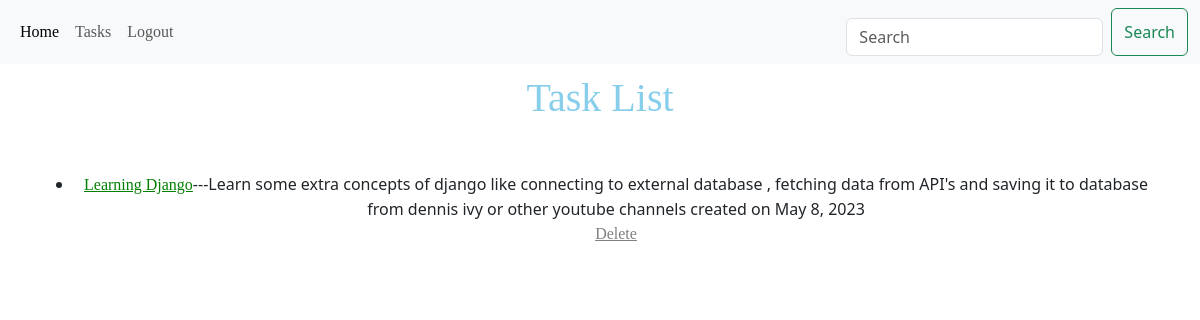
Before: /task/ (signed in) with the older database file.
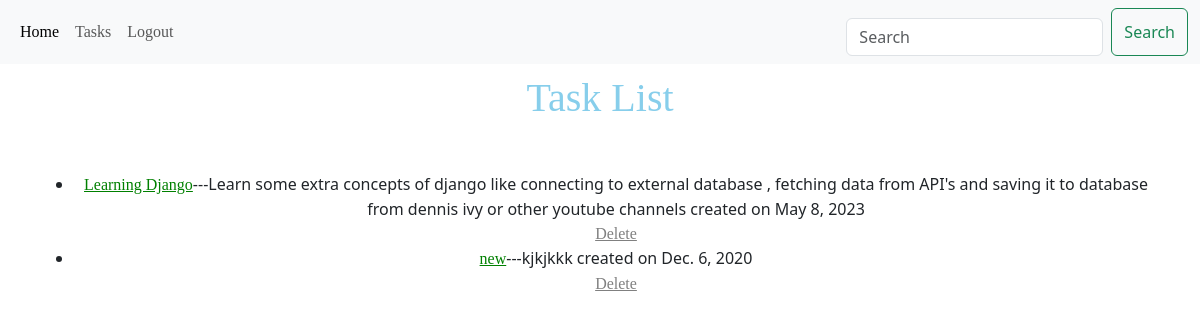
After: the same page with the newer database file.
### Assign/models.py (models this page shows, shortened)
class task(models.Model):
      user=models.ForeignKey(get_user_model(),on_delete=models.CASCADE,null=True)
      task_name=models.CharField(max_length=50)
      task_description=models.TextField()
      task_date=models.DateField(auto_now=False, auto_now_add=False)

### Assign/views.py (the view)
# urls.py: path('task/',views.TaskListView.as_view(),name='TaskListView'),
@method_decorator(login_required, name='dispatch')
class TaskListView(ListView):
    model = task
    template_name = "task.html"
    context_object_name='tasks'
    def get_queryset(self):
        user= self.request.user
        return task.objects.filter(user=user)

### templates/task.html (shortened to what this page needs)
{% extends 'home.html' %}
{% block body_block%}
 <div class="container" align ='center'>
    <h1>Task List</h1>
    <ul id='list'>
  {% for a in tasks %}
   <li><a id="title" href="{% url 'TaskDetailView' a.pk %}">{{a.task_name}}</a>---{{a.task_description}} created on {{a.task_date}}<br>
    <a id='delete'href= "{% url 'TaskDeleteView' a.pk %}">Delete</a>
  </li>
  {% endfor %}
    </ul>
 </div>
{% endblock %}

### templates/home.html (shortened to what this page needs)
<!DOCTYPE html>
{% load bootstrap3%}
{% load static %}
<html>
    <head>
        <link rel="stylesheet" href="">
        <link href="https://cdn.jsdelivr.net/npm/bootstrap@5.3.0/dist/css/bootstrap.min.css" rel="stylesheet">
    </head>
    <body>
        <nav class="navbar navbar-expand-lg bg-body-tertiary" >
            <div class="container-fluid">
              <div class="collapse navbar-collapse" id="navbarSupportedContent">
                <ul class="navbar-nav me-auto mb-2 mb-lg-0">
                  <li class="nav-item">
                    <a class="nav-link active" aria-current="page" href="{% url "home" %}">Home</a>
                  </li>
                  <li class="nav-item">
                    <a class="nav-link" href="{% url "TaskListView" %}">Tasks</a>
                  </li>
                  <li class="nav-item">
                    {% if user.is_authenticated %}
                    <a class="nav-link" href="{% url 'logout' %}">Logout</a>
                    {% else %}
                     <a class="nav-link" href="{% url 'register' %}">Login/Signup</a>
                    {% endif %}
                   </li>
                </ul>
                <form class="d-flex" method="post" action="{% url 'search' %}"role="search">
                  <input name="query" class="form-control me-2" type="search" placeholder="Search" aria-label="Search">
                  <button class="btn btn-outline-success" type="submit">Search</button>
                </form>
              </div>
            </div>
           </nav>
          {% block body_block  %}{% endblock %}
    </body>
</html>

### templates/home.html (style rules this page uses)
h1 { text-align: center; color:skyblue; margin-top:10px; font-family:Cursive; }
input { margin-top:10px; }

### templates/task.html (style rules this page uses)
#delete { color:grey; }
#title { color:green; }
#list { margin-top:50px; }
a { font-family: brand; }

Changed rows visible on the page:
added task: task_name "new", task_description "kjkjkkk", task_date "Dec. 6, 2020"
